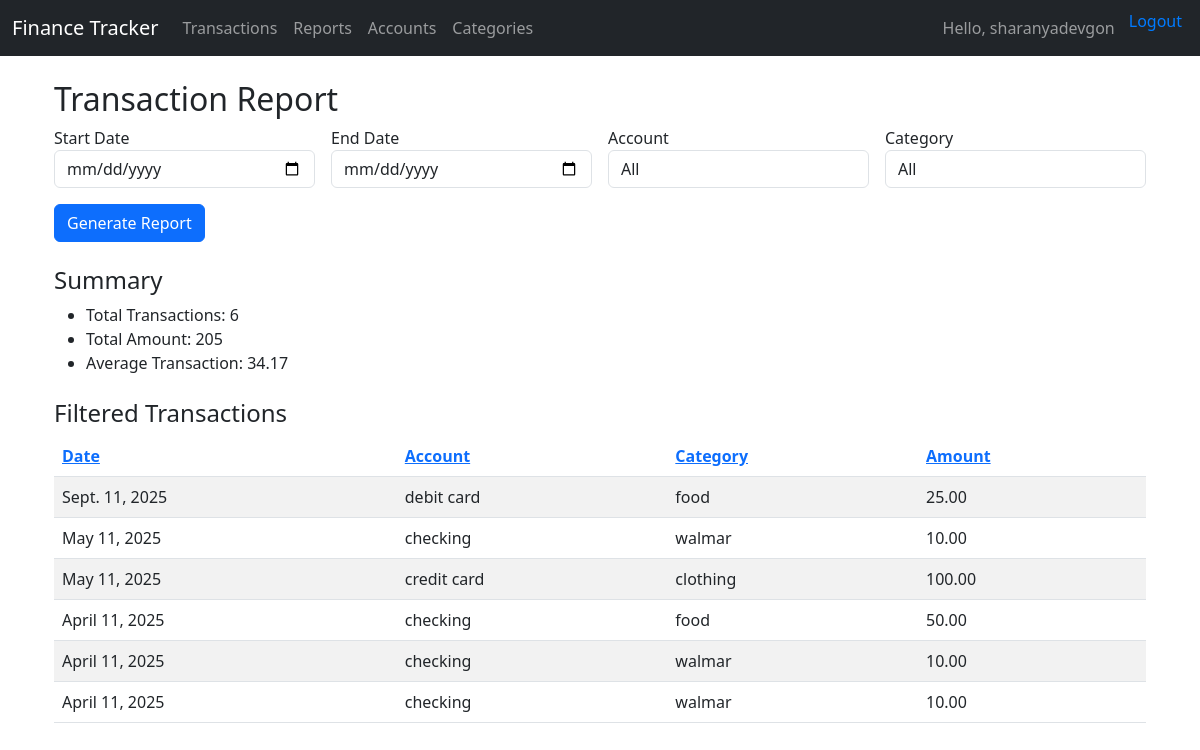
Screenshot of /report/?sort=transaction_date&dir=desc (signed in) with the database file from the repository.
### myapp/models.py (models this page shows, shortened)
class Transaction(models.Model):
    user = models.ForeignKey(User, on_delete=models.CASCADE)
    account = models.ForeignKey(Account, on_delete=models.CASCADE)
    category = models.ForeignKey(Category, on_delete=models.CASCADE)
    amount = models.DecimalField(max_digits=12, decimal_places=2)
    description = models.CharField(max_length=255, blank=True)
    transaction_date = models.DateField()
    created_at = models.DateTimeField(auto_now_add=True)
    class Meta:
        indexes = [
            models.Index(fields=['transaction_date']),
            models.Index(fields=['user']),
            models.Index(fields=['account']),
        ]

class Account(models.Model):
    ACCOUNT_TYPES = [
        ('Checking', 'Checking'),
        ('Savings', 'Savings'),
        ('Credit', 'Credit'),
        ('Cash', 'Cash'),
        ('Investment', 'Investment'),
    ]
    user = models.ForeignKey(User, on_delete=models.CASCADE)
    name = models.CharField(max_length=100)
    type = models.CharField(max_length=20, choices=ACCOUNT_TYPES)
    balance = models.DecimalField(max_digits=12, decimal_places=2, default=0)
    created_at = models.DateTimeField(auto_now_add=True)

class Category(models.Model):
    CATEGORY_TYPES = [
        ('Income', 'Income'),
        ('Expense', 'Expense'),
    ]
    user = models.ForeignKey(User, on_delete=models.CASCADE)
    name = models.CharField(max_length=100)
    type = models.CharField(max_length=10, choices=CATEGORY_TYPES)
    parent_category = models.ForeignKey('self', null=True, blank=True, on_delete=models.SET_NULL)

### myapp/views.py (the view)
# urls.py: path('report/', views.report_view, name='report'),
@login_required
def report_view(request):
    transactions = Transaction.objects.filter(user=request.user)
    start_date = request.GET.get('start_date') or ''
    end_date = request.GET.get('end_date') or ''
    account_id = request.GET.get('account') or ''
    category_id = request.GET.get('category') or ''
    if start_date:
        transactions = transactions.filter(transaction_date__gte=start_date)
    if end_date:
        transactions = transactions.filter(transaction_date__lte=end_date)
    if account_id:
        transactions = transactions.filter(account_id=account_id)
    if category_id:
        transactions = transactions.filter(category_id=category_id)
    sort = request.GET.get('sort', 'transaction_date')
    dir = request.GET.get('dir', 'asc')
    toggle_dir = 'desc' if dir == 'asc' else 'asc'
    sort_field = f"-{sort}" if dir == 'desc' else sort
    transactions = transactions.order_by(sort_field)
    total_amount = transactions.aggregate(Sum('amount'))['amount__sum'] or 0
    avg_amount = transactions.aggregate(Avg('amount'))['amount__avg'] or 0
    num_transactions = transactions.count()
    context = {
        'transactions': transactions,
        'accounts': Account.objects.filter(user=request.user),
        'categories': Category.objects.filter(user=request.user),
        'start_date': start_date,
        'end_date': end_date,
        'account_id': account_id,
        'category_id': category_id,
        'total_amount': total_amount,
        'avg_amount': avg_amount,
        'num_transactions': num_transactions,
        'sort': sort,
        'dir': dir,
        'toggle_dir': toggle_dir,
    }
    return render(request, 'myapp/report.html', context)

### myapp/templates/myapp/report.html (shortened to what this page needs)
{% extends 'base.html' %}
{% block content %}
<div class="container mt-4">
  <h2>Transaction Report</h2>
  <form method="get" class="row g-3 mb-4">
    <div class="col-md-3">
      <label>Start Date</label>
      <input type="date" name="start_date" value="{{ start_date }}" class="form-control">
    </div>
    <div class="col-md-3">
      <label>End Date</label>
      <input type="date" name="end_date" value="{{ end_date }}" class="form-control">
    </div>
    <div class="col-md-3">
      <label>Account</label>
      <select name="account" class="form-control">
        <option value="">All</option>
      </select>
    </div>
    <div class="col-md-3">
      <label>Category</label>
      <select name="category" class="form-control">
        <option value="">All</option>
      </select>
    </div>
    <div class="col-md-12 mt-3">
      <button type="submit" class="btn btn-primary">Generate Report</button>
    </div>
  </form>
  <h4>Summary</h4>
  <ul>
    <li>Total Transactions: {{ num_transactions }}</li>
    <li>Total Amount: {{ total_amount }}</li>
    <li>Average Transaction: {{ avg_amount|floatformat:2 }}</li>
  </ul>
  <h4 class="mt-4">Filtered Transactions</h4>
  <table class="table table-striped">
    <thead>
      <tr>
        <th>
          <a href="?sort=transaction_date&dir={{ toggle_dir }}">Date</a>
        </th>
        <th>
          <a href="?sort=account__name&dir={{ toggle_dir }}">Account</a>
        </th>
        <th>
          <a href="?sort=category__name&dir={{ toggle_dir }}">Category</a>
        </th>
        <th>
          <a href="?sort=amount&dir={{ toggle_dir }}">Amount</a>
        </th>
      </tr>
    </thead>
    <tbody>
      {% for t in transactions %}
      <tr>
        <td>{{ t.transaction_date }}</td>
        <td>{{ t.account.name }}</td>
        <td>{{ t.category.name }}</td>
        <td>{{ t.amount }}</td>
      </tr>
      {% empty %}
      <tr><td colspan="4" class="text-center">No transactions found for this filter.</td></tr>
      {% endfor %}
    </tbody>
  </table>
</div>
{% endblock %}

### myapp/templates/base.html (shortened to what this page needs)
<!DOCTYPE html>
<html lang="en">
<head>
    <link href="https://cdn.jsdelivr.net/npm/bootstrap@5.3.0/dist/css/bootstrap.min.css" rel="stylesheet">
</head>
<body>
<nav class="navbar navbar-expand-lg navbar-dark bg-dark mb-4">
  <div class="container-fluid">
    <a class="navbar-brand" href="{% url 'transaction_list' %}">Finance Tracker</a>
    <div class="collapse navbar-collapse">
      <ul class="navbar-nav me-auto">
        <li class="nav-item"><a class="nav-link" href="{% url 'transaction_list' %}">Transactions</a></li>
          <li class="nav-item"><a class="nav-link" href="{% url 'report' %}">Reports</a></li>
        <li class="nav-item"><a class="nav-link" href="{% url 'account_list' %}">Accounts</a></li>
        <li class="nav-item"><a class="nav-link" href="{% url 'category_list' %}">Categories</a></li>
      </ul>
      <ul class="navbar-nav">
        {% if user.is_authenticated %}
          <li class="nav-item"><span class="nav-link">Hello, {{ user.username }}</span></li>
          <li class="nav-item">
              <form action="{% url 'logout' %}" method="post" style="display:inline;">
                  <button type="submit" style="background:none; border:none; color:#007bff; cursor:pointer;">
                    Logout
                  </button>
                </form>
          </li>
        {% else %}
          <li class="nav-item"><a class="nav-link" href="{% url 'login' %}">Login</a></li>
        {% endif %}
      </ul>
    </div>
  </div>
</nav>
<div class="container">
  {% block content %}
  {% endblock %}
</div>
</body>
</html>

### rows the page displays
Transaction: transaction_date "Sept. 11, 2025", account.name "debit card", category.name "food", amount "25.00"
Transaction: transaction_date "May 11, 2025", account.name "checking", category.name "walmar", amount "10.00"
Transaction: transaction_date "May 11, 2025", account.name "credit card", category.name "clothing", amount "100.00"
Transaction: transaction_date "April 11, 2025", account.name "checking", category.name "food", amount "50.00"
Transaction: transaction_date "April 11, 2025", account.name "checking", category.name "walmar", amount "10.00"
Transaction: transaction_date "April 11, 2025", account.name "checking", category.name "walmar", amount "10.00"

### other values shown
{{ user.username }} "sharanyadevgon"
{{ num_transactions }} "6"
{{ total_amount }} "205"
{{ avg_amount|floatformat:2 }} "34.17"
